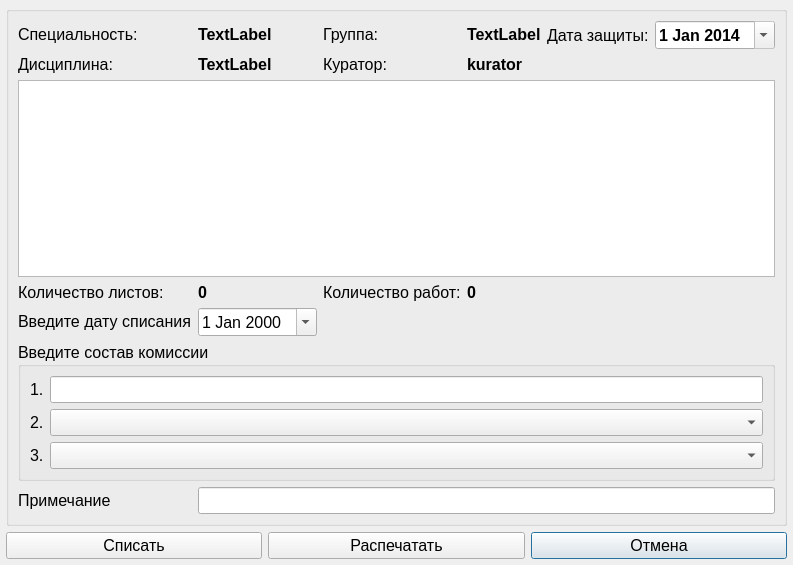
<?xml version="1.0" encoding="UTF-8"?>
<ui version="4.0">
 <class>AddOrEdit_AktyKursovye</class>
 <widget class="QDialog" name="AddOrEdit_AktyKursovye">
  <property name="geometry">
   <rect>
    <x>0</x>
    <y>0</y>
    <width>780</width>
    <height>565</height>
   </rect>
  </property>
  <property name="sizePolicy">
   <sizepolicy hsizetype="Minimum" vsizetype="Minimum">
    <horstretch>0</horstretch>
    <verstretch>0</verstretch>
   </sizepolicy>
  </property>
  <property name="windowTitle">
   <string>Списание курсовых работ</string>
  </property>
  <layout class="QGridLayout" name="gridLayout">
   <property name="leftMargin">
    <number>6</number>
   </property>
   <property name="topMargin">
    <number>6</number>
   </property>
   <property name="rightMargin">
    <number>6</number>
   </property>
   <property name="bottomMargin">
    <number>6</number>
   </property>
   <item row="0" column="0" colspan="3">
    <widget class="QGroupBox" name="groupBox_2">
     <property name="sizePolicy">
      <sizepolicy hsizetype="Minimum" vsizetype="Minimum">
       <horstretch>0</horstretch>
       <verstretch>0</verstretch>
      </sizepolicy>
     </property>
     <property name="title">
      <string/>
     </property>
     <layout class="QGridLayout" name="gridLayout_3">
      <item row="5" column="0" colspan="6">
       <widget class="QGroupBox" name="groupBox">
        <property name="sizePolicy">
         <sizepolicy hsizetype="Preferred" vsizetype="Fixed">
          <horstretch>0</horstretch>
          <verstretch>0</verstretch>
         </sizepolicy>
        </property>
        <property name="font">
         <font>
          <pointsize>12</pointsize>
         </font>
        </property>
        <property name="title">
         <string>Введите состав комиссии</string>
        </property>
        <layout class="QGridLayout" name="gridLayout_2">
         <item row="2" column="0">
          <widget class="QLabel" name="label_10">
           <property name="text">
            <string>3.</string>
           </property>
          </widget>
         </item>
         <item row="1" column="1">
          <widget class="QComboBox" name="comboBox_2"/>
         </item>
         <item row="2" column="1">
          <widget class="QComboBox" name="comboBox_3"/>
         </item>
         <item row="1" column="0">
          <widget class="QLabel" name="label_9">
           <property name="text">
            <string>2.</string>
           </property>
          </widget>
         </item>
         <item row="0" column="0">
          <widget class="QLabel" name="label_11">
           <property name="text">
            <string>1.</string>
           </property>
          </widget>
         </item>
         <item row="0" column="1">
          <widget class="QLineEdit" name="lineEdit_1"/>
         </item>
        </layout>
       </widget>
      </item>
      <item row="0" column="5">
       <widget class="QDateEdit" name="dateEdit">
        <property name="sizePolicy">
         <sizepolicy hsizetype="Minimum" vsizetype="Fixed">
          <horstretch>0</horstretch>
          <verstretch>0</verstretch>
         </sizepolicy>
        </property>
        <property name="font">
         <font>
          <pointsize>12</pointsize>
          <weight>75</weight>
          <bold>true</bold>
         </font>
        </property>
        <property name="readOnly">
         <bool>true</bool>
        </property>
        <property name="calendarPopup">
         <bool>true</bool>
        </property>
        <property name="date">
         <date>
          <year>2014</year>
          <month>1</month>
          <day>1</day>
         </date>
        </property>
       </widget>
      </item>
      <item row="3" column="1">
       <widget class="QLabel" name="label_kolvo_rabot">
        <property name="sizePolicy">
         <sizepolicy hsizetype="Preferred" vsizetype="Fixed">
          <horstretch>0</horstretch>
          <verstretch>0</verstretch>
         </sizepolicy>
        </property>
        <property name="font">
         <font>
          <pointsize>12</pointsize>
          <weight>75</weight>
          <bold>true</bold>
         </font>
        </property>
        <property name="text">
         <string>0</string>
        </property>
       </widget>
      </item>
      <item row="3" column="3">
       <widget class="QLabel" name="label_kolvo">
        <property name="sizePolicy">
         <sizepolicy hsizetype="Preferred" vsizetype="Fixed">
          <horstretch>0</horstretch>
          <verstretch>0</verstretch>
         </sizepolicy>
        </property>
        <property name="font">
         <font>
          <pointsize>12</pointsize>
          <weight>75</weight>
          <bold>true</bold>
         </font>
        </property>
        <property name="text">
         <string>0</string>
        </property>
       </widget>
      </item>
      <item row="2" column="0" colspan="6">
       <widget class="QTableView" name="tableView">
        <property name="editTriggers">
         <set>QAbstractItemView::NoEditTriggers</set>
        </property>
        <property name="selectionBehavior">
         <enum>QAbstractItemView::SelectRows</enum>
        </property>
       </widget>
      </item>
      <item row="3" column="2">
       <widget class="QLabel" name="label_7">
        <property name="sizePolicy">
         <sizepolicy hsizetype="Preferred" vsizetype="Fixed">
          <horstretch>0</horstretch>
          <verstretch>0</verstretch>
         </sizepolicy>
        </property>
        <property name="font">
         <font>
          <pointsize>12</pointsize>
         </font>
        </property>
        <property name="text">
         <string>Количество работ:</string>
        </property>
       </widget>
      </item>
      <item row="3" column="0">
       <widget class="QLabel" name="label_6">
        <property name="sizePolicy">
         <sizepolicy hsizetype="Preferred" vsizetype="Fixed">
          <horstretch>0</horstretch>
          <verstretch>0</verstretch>
         </sizepolicy>
        </property>
        <property name="font">
         <font>
          <pointsize>12</pointsize>
         </font>
        </property>
        <property name="text">
         <string>Количество листов:</string>
        </property>
       </widget>
      </item>
      <item row="6" column="1" colspan="5">
       <widget class="QLineEdit" name="lineEdit_primechanie">
        <property name="font">
         <font>
          <pointsize>12</pointsize>
         </font>
        </property>
       </widget>
      </item>
      <item row="4" column="0">
       <widget class="QLabel" name="label_12">
        <property name="sizePolicy">
         <sizepolicy hsizetype="Preferred" vsizetype="Fixed">
          <horstretch>0</horstretch>
          <verstretch>0</verstretch>
         </sizepolicy>
        </property>
        <property name="font">
         <font>
          <pointsize>12</pointsize>
         </font>
        </property>
        <property name="text">
         <string>Введите дату списания</string>
        </property>
       </widget>
      </item>
      <item row="4" column="1">
       <widget class="QDateEdit" name="dateEdit_dataspis">
        <property name="sizePolicy">
         <sizepolicy hsizetype="Minimum" vsizetype="Fixed">
          <horstretch>0</horstretch>
          <verstretch>0</verstretch>
         </sizepolicy>
        </property>
        <property name="font">
         <font>
          <pointsize>12</pointsize>
         </font>
        </property>
        <property name="calendarPopup">
         <bool>true</bool>
        </property>
       </widget>
      </item>
      <item row="0" column="0">
       <widget class="QLabel" name="label_2">
        <property name="sizePolicy">
         <sizepolicy hsizetype="Preferred" vsizetype="Fixed">
          <horstretch>0</horstretch>
          <verstretch>0</verstretch>
         </sizepolicy>
        </property>
        <property name="font">
         <font>
          <pointsize>12</pointsize>
         </font>
        </property>
        <property name="text">
         <string>Специальность:</string>
        </property>
       </widget>
      </item>
      <item row="0" column="2">
       <widget class="QLabel" name="label_4">
        <property name="sizePolicy">
         <sizepolicy hsizetype="Expanding" vsizetype="Fixed">
          <horstretch>0</horstretch>
          <verstretch>0</verstretch>
         </sizepolicy>
        </property>
        <property name="font">
         <font>
          <pointsize>12</pointsize>
         </font>
        </property>
        <property name="text">
         <string>Группа:</string>
        </property>
       </widget>
      </item>
      <item row="0" column="1">
       <widget class="QLabel" name="label_spec">
        <property name="sizePolicy">
         <sizepolicy hsizetype="Preferred" vsizetype="Fixed">
          <horstretch>0</horstretch>
          <verstretch>0</verstretch>
         </sizepolicy>
        </property>
        <property name="font">
         <font>
          <pointsize>12</pointsize>
          <weight>75</weight>
          <bold>true</bold>
         </font>
        </property>
        <property name="text">
         <string>TextLabel</string>
        </property>
       </widget>
      </item>
      <item row="6" column="0">
       <widget class="QLabel" name="label_13">
        <property name="font">
         <font>
          <pointsize>12</pointsize>
         </font>
        </property>
        <property name="text">
         <string>Примечание</string>
        </property>
       </widget>
      </item>
      <item row="0" column="3">
       <widget class="QLabel" name="label_gruppa">
        <property name="sizePolicy">
         <sizepolicy hsizetype="Preferred" vsizetype="Fixed">
          <horstretch>0</horstretch>
          <verstretch>0</verstretch>
         </sizepolicy>
        </property>
        <property name="font">
         <font>
          <pointsize>12</pointsize>
          <weight>75</weight>
          <bold>true</bold>
         </font>
        </property>
        <property name="text">
         <string>TextLabel</string>
        </property>
       </widget>
      </item>
      <item row="1" column="3">
       <widget class="QLabel" name="label_kurator">
        <property name="sizePolicy">
         <sizepolicy hsizetype="Preferred" vsizetype="Fixed">
          <horstretch>0</horstretch>
          <verstretch>0</verstretch>
         </sizepolicy>
        </property>
        <property name="font">
         <font>
          <pointsize>12</pointsize>
          <weight>75</weight>
          <bold>true</bold>
         </font>
        </property>
        <property name="text">
         <string>kurator</string>
        </property>
       </widget>
      </item>
      <item row="1" column="1">
       <widget class="QLabel" name="label_discip">
        <property name="sizePolicy">
         <sizepolicy hsizetype="Preferred" vsizetype="Fixed">
          <horstretch>0</horstretch>
          <verstretch>0</verstretch>
         </sizepolicy>
        </property>
        <property name="font">
         <font>
          <pointsize>12</pointsize>
          <weight>75</weight>
          <bold>true</bold>
         </font>
        </property>
        <property name="text">
         <string>TextLabel</string>
        </property>
       </widget>
      </item>
      <item row="1" column="0">
       <widget class="QLabel" name="label">
        <property name="sizePolicy">
         <sizepolicy hsizetype="Preferred" vsizetype="Fixed">
          <horstretch>0</horstretch>
          <verstretch>0</verstretch>
         </sizepolicy>
        </property>
        <property name="font">
         <font>
          <pointsize>12</pointsize>
         </font>
        </property>
        <property name="text">
         <string>Дисциплина:</string>
        </property>
       </widget>
      </item>
      <item row="1" column="2">
       <widget class="QLabel" name="label_5">
        <property name="sizePolicy">
         <sizepolicy hsizetype="Preferred" vsizetype="Fixed">
          <horstretch>0</horstretch>
          <verstretch>0</verstretch>
         </sizepolicy>
        </property>
        <property name="font">
         <font>
          <pointsize>12</pointsize>
         </font>
        </property>
        <property name="text">
         <string>Куратор:</string>
        </property>
       </widget>
      </item>
      <item row="0" column="4">
       <widget class="QLabel" name="label_3">
        <property name="font">
         <font>
          <pointsize>12</pointsize>
         </font>
        </property>
        <property name="text">
         <string>Дата защиты:</string>
        </property>
       </widget>
      </item>
     </layout>
     <zorder>label_kurator</zorder>
     <zorder>label</zorder>
     <zorder>label_5</zorder>
     <zorder>label_3</zorder>
     <zorder>dateEdit</zorder>
     <zorder>label_discip</zorder>
     <zorder>label_gruppa</zorder>
     <zorder>label_2</zorder>
     <zorder>label_spec</zorder>
     <zorder>label_4</zorder>
     <zorder>tableView</zorder>
     <zorder>label_6</zorder>
     <zorder>label_kolvo_rabot</zorder>
     <zorder>label_7</zorder>
     <zorder>label_kolvo</zorder>
     <zorder>label_12</zorder>
     <zorder>dateEdit_dataspis</zorder>
     <zorder>groupBox</zorder>
     <zorder>label_13</zorder>
     <zorder>lineEdit_primechanie</zorder>
    </widget>
   </item>
   <item row="1" column="2">
    <widget class="QPushButton" name="pushButton_cancel">
     <property name="font">
      <font>
       <pointsize>12</pointsize>
      </font>
     </property>
     <property name="text">
      <string>Отмена</string>
     </property>
     <property name="icon">
      <iconset resource="../resourses.qrc">
       <normaloff>:/img/img/cancel.png</normaloff>:/img/img/cancel.png</iconset>
     </property>
    </widget>
   </item>
   <item row="1" column="1">
    <widget class="QPushButton" name="pushButton_print">
     <property name="font">
      <font>
       <pointsize>12</pointsize>
      </font>
     </property>
     <property name="text">
      <string>Распечатать</string>
     </property>
     <property name="icon">
      <iconset resource="../resourses.qrc">
       <normaloff>:/img/img/print.png</normaloff>:/img/img/print.png</iconset>
     </property>
    </widget>
   </item>
   <item row="1" column="0">
    <widget class="QPushButton" name="pushButton_ok">
     <property name="font">
      <font>
       <pointsize>12</pointsize>
      </font>
     </property>
     <property name="text">
      <string>Списать</string>
     </property>
     <property name="icon">
      <iconset resource="../resourses.qrc">
       <normaloff>:/img/img/ok.png</normaloff>:/img/img/ok.png</iconset>
     </property>
    </widget>
   </item>
  </layout>
 </widget>
 <resources>
  <include location="../resourses.qrc"/>
 </resources>
 <connections/>
</ui>
